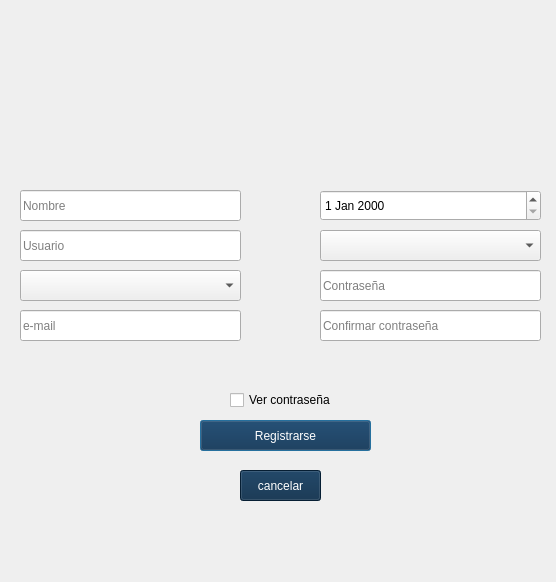
<?xml version="1.0" encoding="UTF-8"?>
<ui version="4.0">
 <class>Dialog</class>
 <widget class="QDialog" name="Dialog">
  <property name="geometry">
   <rect>
    <x>0</x>
    <y>0</y>
    <width>556</width>
    <height>582</height>
   </rect>
  </property>
  <property name="windowTitle">
   <string>Credenciales</string>
  </property>
  <property name="windowIcon">
   <iconset resource="../../recursos/recursos.qrc">
    <normaloff>:/iconos/iconos/Logo.png</normaloff>:/iconos/iconos/Logo.png</iconset>
  </property>
  <property name="styleSheet">
   <string notr="true">QPushButton {
	background-color: rgb(8, 42, 73);
	color: rgb(255,255,255);
	font: 700 12pt &quot;Segoe UI&quot;;
}
QPushButton: hover {
	background-color: rgb(76, 110, 184)
}
QLabel {
	color: rgb(255,0,0)
	 text-aling: center; 
}</string>
  </property>
  <widget class="QLabel" name="mensaje">
   <property name="geometry">
    <rect>
     <x>180</x>
     <y>360</y>
     <width>211</width>
     <height>20</height>
    </rect>
   </property>
   <property name="styleSheet">
    <string notr="true"/>
   </property>
   <property name="text">
    <string>&lt;html&gt;&lt;head/&gt;&lt;body&gt;&lt;p align=&quot;center&quot;&gt;&lt;span style=&quot; font-size:10pt;&quot;&gt;&lt;br/&gt;&lt;/span&gt;&lt;/p&gt;&lt;/body&gt;&lt;/html&gt;</string>
   </property>
   <property name="alignment">
    <set>Qt::AlignmentFlag::AlignCenter</set>
   </property>
  </widget>
  <widget class="QLineEdit" name="email">
   <property name="geometry">
    <rect>
     <x>20</x>
     <y>310</y>
     <width>221</width>
     <height>31</height>
    </rect>
   </property>
   <property name="styleSheet">
    <string notr="true">font: 700 12pt &quot;Segoe UI&quot;;</string>
   </property>
   <property name="echoMode">
    <enum>QLineEdit::EchoMode::Normal</enum>
   </property>
   <property name="dragEnabled">
    <bool>false</bool>
   </property>
   <property name="placeholderText">
    <string>e-mail</string>
   </property>
  </widget>
  <widget class="QComboBox" name="tipo">
   <property name="geometry">
    <rect>
     <x>320</x>
     <y>230</y>
     <width>221</width>
     <height>31</height>
    </rect>
   </property>
   <property name="font">
    <font>
     <family>Segoe UI</family>
     <pointsize>12</pointsize>
     <italic>false</italic>
     <bold>false</bold>
    </font>
   </property>
   <property name="styleSheet">
    <string notr="true">font: 400 12pt &quot;Segoe UI&quot;;</string>
   </property>
   <property name="placeholderText">
    <string>seleccione el tipo de usuario</string>
   </property>
   <item>
    <property name="text">
     <string>Tecnico</string>
    </property>
   </item>
   <item>
    <property name="text">
     <string>Administrativo</string>
    </property>
   </item>
   <item>
    <property name="text">
     <string/>
    </property>
   </item>
  </widget>
  <widget class="QLineEdit" name="usuario">
   <property name="geometry">
    <rect>
     <x>20</x>
     <y>230</y>
     <width>221</width>
     <height>31</height>
    </rect>
   </property>
   <property name="styleSheet">
    <string notr="true">border-bottom-color: rgb(0, 0, 0);
font: 700 12pt &quot;Segoe UI&quot;;</string>
   </property>
   <property name="text">
    <string/>
   </property>
   <property name="placeholderText">
    <string>Usuario</string>
   </property>
  </widget>
  <widget class="QLineEdit" name="cont">
   <property name="geometry">
    <rect>
     <x>320</x>
     <y>270</y>
     <width>221</width>
     <height>31</height>
    </rect>
   </property>
   <property name="styleSheet">
    <string notr="true">font: 700 12pt &quot;Segoe UI&quot;;</string>
   </property>
   <property name="echoMode">
    <enum>QLineEdit::EchoMode::Password</enum>
   </property>
   <property name="dragEnabled">
    <bool>false</bool>
   </property>
   <property name="placeholderText">
    <string>Contraseña</string>
   </property>
  </widget>
  <widget class="QComboBox" name="sexo">
   <property name="geometry">
    <rect>
     <x>20</x>
     <y>270</y>
     <width>221</width>
     <height>31</height>
    </rect>
   </property>
   <property name="styleSheet">
    <string notr="true">font: 400 12pt &quot;Segoe UI&quot;;</string>
   </property>
   <property name="placeholderText">
    <string>Seleccione su sexo</string>
   </property>
   <item>
    <property name="text">
     <string>Hombre</string>
    </property>
   </item>
   <item>
    <property name="text">
     <string>Mujer</string>
    </property>
   </item>
   <item>
    <property name="text">
     <string>Otro</string>
    </property>
   </item>
  </widget>
  <widget class="QDateEdit" name="fechna">
   <property name="geometry">
    <rect>
     <x>320</x>
     <y>190</y>
     <width>221</width>
     <height>31</height>
    </rect>
   </property>
   <property name="styleSheet">
    <string notr="true">font: 700 12pt &quot;Segoe UI&quot;;</string>
   </property>
  </widget>
  <widget class="QLabel" name="label_5">
   <property name="geometry">
    <rect>
     <x>210</x>
     <y>30</y>
     <width>141</width>
     <height>131</height>
    </rect>
   </property>
   <property name="styleSheet">
    <string notr="true">image: url(:/iconos/iconos/Logo.png);
border-radius: 20px;</string>
   </property>
   <property name="text">
    <string/>
   </property>
   <property name="scaledContents">
    <bool>true</bool>
   </property>
  </widget>
  <widget class="QLineEdit" name="cont_2">
   <property name="geometry">
    <rect>
     <x>320</x>
     <y>310</y>
     <width>221</width>
     <height>31</height>
    </rect>
   </property>
   <property name="styleSheet">
    <string notr="true">font: 700 12pt &quot;Segoe UI&quot;;</string>
   </property>
   <property name="echoMode">
    <enum>QLineEdit::EchoMode::Password</enum>
   </property>
   <property name="dragEnabled">
    <bool>false</bool>
   </property>
   <property name="placeholderText">
    <string>Confirmar contraseña</string>
   </property>
  </widget>
  <widget class="QPushButton" name="btnregistrarse">
   <property name="geometry">
    <rect>
     <x>200</x>
     <y>420</y>
     <width>171</width>
     <height>31</height>
    </rect>
   </property>
   <property name="styleSheet">
    <string notr="true">background-color: rgb(8, 42, 72);
font: 700 12pt &quot;Segoe UI&quot;;</string>
   </property>
   <property name="text">
    <string>Registrarse</string>
   </property>
  </widget>
  <widget class="QCheckBox" name="checkvercont">
   <property name="geometry">
    <rect>
     <x>230</x>
     <y>390</y>
     <width>111</width>
     <height>20</height>
    </rect>
   </property>
   <property name="text">
    <string>Ver contraseña</string>
   </property>
  </widget>
  <widget class="QPushButton" name="btncancelar">
   <property name="geometry">
    <rect>
     <x>240</x>
     <y>470</y>
     <width>81</width>
     <height>31</height>
    </rect>
   </property>
   <property name="styleSheet">
    <string notr="true">background-color: rgb(8, 42, 72);
font: 700 10pt &quot;Segoe UI&quot;;</string>
   </property>
   <property name="text">
    <string>cancelar</string>
   </property>
  </widget>
  <widget class="QLineEdit" name="nombre">
   <property name="geometry">
    <rect>
     <x>20</x>
     <y>190</y>
     <width>221</width>
     <height>31</height>
    </rect>
   </property>
   <property name="styleSheet">
    <string notr="true">border-bottom-color: rgb(0, 0, 0);
font: 700 12pt &quot;Segoe UI&quot;;</string>
   </property>
   <property name="text">
    <string/>
   </property>
   <property name="placeholderText">
    <string>Nombre</string>
   </property>
  </widget>
 </widget>
 <tabstops>
  <tabstop>nombre</tabstop>
  <tabstop>usuario</tabstop>
  <tabstop>sexo</tabstop>
  <tabstop>email</tabstop>
  <tabstop>fechna</tabstop>
  <tabstop>tipo</tabstop>
  <tabstop>cont</tabstop>
  <tabstop>cont_2</tabstop>
  <tabstop>checkvercont</tabstop>
  <tabstop>btnregistrarse</tabstop>
  <tabstop>btncancelar</tabstop>
 </tabstops>
 <resources>
  <include location="../../recursos/recursos.qrc"/>
 </resources>
 <connections/>
</ui>
